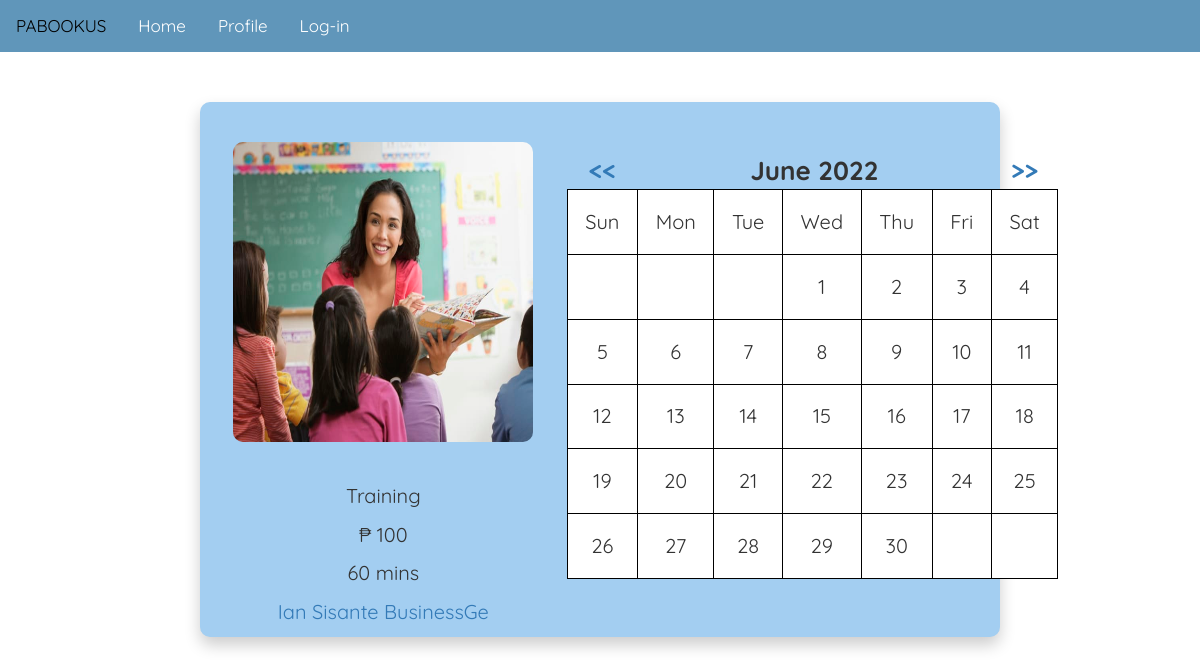
Page /schedule/5/9 on the committed database.
### tables this page shows
CREATE TABLE `company5_service` (
  `name` varchar(50) NOT NULL,
  `price` int(11) DEFAULT NULL,
  `id` int(9) NOT NULL,
  `duration` int(4) NOT NULL,
  `slot` int(11) NOT NULL
);

CREATE TABLE `company` (
  `company_id` int(12) NOT NULL,
  `company_name` varchar(50) DEFAULT NULL,
  `email` varchar(100) NOT NULL,
  `password` varchar(100) NOT NULL,
  `contact` varchar(12) DEFAULT NULL,
  `address` varchar(200) DEFAULT NULL,
  `industry` varchar(50) DEFAULT NULL,
  `owner` varchar(100) DEFAULT NULL,
  `founding_date` date DEFAULT NULL,
  `bio_id` int(12) DEFAULT NULL,
  `link_id` int(12) DEFAULT NULL,
  `schedule_id` int(12) DEFAULT NULL,
  `review_id` int(12) DEFAULT NULL,
  `services_id` varchar(25) NOT NULL
);

### application/controllers/Routes.php (called while the page is built, shortened)
<?php
class Routes extends CI_Controller {
    public function __construct() {
        $this->load->helper('url');
        $this->load->library('session');
    }
    public function schedule()
    {
        $company_id = $this->uri->segment(2);
        $service_id = $this->uri->segment(3);
        $year = ($this->uri->segment(4)=="")
            ?date("Y")
            :$this->uri->segment(4);
        $month = ($this->uri->segment(5)=="")
            ?date("n")
            :$this->uri->segment(5);
        $cur_link = $company_id."/".$service_id."/";
        $prefs = array(
            'start_day' => 'sunday',
            'month_type' => 'long',
            'day_type' => 'short',
            'show_next_prev' => true,
            'next_prev_url' => base_url("schedule/".$cur_link),
        );
        $prefs['template'] = '
            {table_open}<table class="calendar_table" border="0" cellpadding="0" cellspacing="0">{/table_open}
            {heading_row_start}<tr>{/heading_row_start}
            {heading_previous_cell}<th><a href="{previous_url}">&lt;&lt;</a></th>{/heading_previous_cell}
            {heading_title_cell}<th colspan="{colspan}">{heading}</th>{/heading_title_cell}
            {heading_next_cell}<th><a href="{next_url}">&gt;&gt;</a></th>{/heading_next_cell}
            {heading_row_end}</tr>{/heading_row_end}
            {week_row_start}<tr>{/week_row_start}
            {week_day_cell}<td>{week_day}</td>{/week_day_cell}
            {week_row_end}</tr>{/week_row_end}
            {cal_row_start}<tr>{/cal_row_start}
            {cal_cell_start}<td>{/cal_cell_start}
            {cal_cell_start_today}<td>{/cal_cell_start_today}
            {cal_cell_start_other}<td class="other-month">{/cal_cell_start_other}
            {cal_cell_content}<a href="{content}">{day}</a>{/cal_cell_content}
            {cal_cell_no_content}{day}{/cal_cell_no_content}
            {cal_cell_blank}&nbsp;{/cal_cell_blank}
            {cal_cell_other}{day}{/cal_cel_other}
            {cal_cell_end}</td>{/cal_cell_end}
            {cal_cell_end_today}</td>{/cal_cell_end_today}
            {cal_cell_end_other}</td>{/cal_cell_end_other}
            {cal_row_end}</tr>{/cal_row_end}
            {table_close}</table>{/table_close}
        ';
        $this->load->model('User_model');
        $this->load->model('Service_model');
        $this->load->model('Calendar_model');
        $this->load->library('calendar', $prefs);
        $company = $this->User_model->get_company_id($company_id);
        $service = $this->Service_model
            ->get_service($company['services_id'], $service_id);
        $booked_list = array();
        $data['key_service'] = $service;
        $data['key_company'] = $company;
        $data['bookings'] = $booked_list;
        $data['year'] = $year;
        $data['month'] = $month;
        $data['calendar'] = $this->calendar->generate($year, $month);
        $this->load->view('inc/header');
        $this->load->view('inc/navbar');
        $this->load->view('schedule', $data);
        $this->load->view('inc/footer');
    }
}

### index.php (called while the page is built, shortened)
<?php
require_once BASEPATH.'core/CodeIgniter.php';

### application/models/User_model.php (called while the page is built, shortened)
<?php
class User_model extends CI_Model {
    public function get_company_id($id){
        $this->db->select(
            'company_id,
            company_name,
            email,
            address,
            industry,
            contact,
            owner,
            founding_date,
            services_id'
        );
        $this->db->where('company_id', $id);
        $q = $this->db->get('company')->row_array();
        if($q) return $q;
        else return false;
    }
}

### application/models/Service_model.php (called while the page is built, shortened)
<?php
class Service_model extends CI_Model {
    public function get_service($table, $service_id){
        $this->db->select('id, name, price, duration, slot');
        $this->db->where('id', $service_id);
        return $this->db->get($table)->row_array();
    }
}

### application/views/schedule.php (the view, shortened to what this page needs)
<body>
<div class="schedule-main-container">
    <div class="schedule-container">
        <img class="schedule-service-img" src="<?php echo base_url(); ?>public/img/category/teaching.jpg" alt="Service Image"><br><br><br>
        <div class="schedule-details">
            <p><?php
                echo isset($key_service['name'])
                    ?$key_service['name']
                    :"error";
            ?></p><br>
            <p> &#8369 <?php
                echo isset($key_service['price'])
                    ?$key_service['price']
                    :"error";
            ?></p><br>
            <p><?php
                echo isset($key_service["duration"])
                    ?$key_service['duration']
                    :"error";
            ?> mins</p><br>
            <p><a href="<?php echo base_url()."profile/company/".$key_company["company_id"];?>"><?php
                echo isset($key_company['company_name'])
                    ?$key_company['company_name']
                    :"error";
            ?></a></p><br>
        </div>
    </div>
    <div class="flexbox-container">
        <div id="sched">
            <center>
                <div id="calendar"><?php
                    if(isset($calendar)) echo $calendar;
                    else {?>
                        <div>
                            <p>Error loading calendar</p>
                        </div>
                    <?php } ?>
                </div>
            </center>
        </div>
    </div>
</div>

### public/css/style.css (style rules this page uses)
* { font-family: 'quicksand', Arial, Helvetica, sans-serif; margin: 0; padding: 0; }
.flexbox-container { flex-direction: column; width: 400px; }
.flexbox-item-3 div,p { display: inline-block; }
.schedule-main-container { background-color: #A3CEF1; margin: 50px 200px 100px 200px; box-shadow: 0px 8px 16px 0px rgba(0, 0, 0, 0.2); border-radius: 10px; display: flex; flex-direction: row; justify-content: space-evenly; }
.schedule-container { flex-direction: column; justify-content: center; text-align: center; }
.schedule-service-img { margin: 40px auto 0px auto; border-radius: 10px; height: 300px; width: 300px; }
#sched { padding-top: 50px; }
#calendar th { font-size: 26px; text-align: center; font-weight: bold; }
#calendar td { font-size: 20px; padding: 2.2vh; border: 1px solid black; background-color: white; cursor: pointer; text-align: center; }
.schedule-details { font-size: 20px; }

### rows in the picture
company5_service: name "Training", price "100", duration "60"
company: company_name "Ian Sisante BusinessGe"

### other values in the picture
$calendar "<< June 2022 >> Sun Mon Tue Wed Thu Fri Sat 1 2 3 4 5 6 7 8 9 10 11 12 13 14 15 16 17 18 19 20 21 22 23 24 25 26 27 28 29 30"
